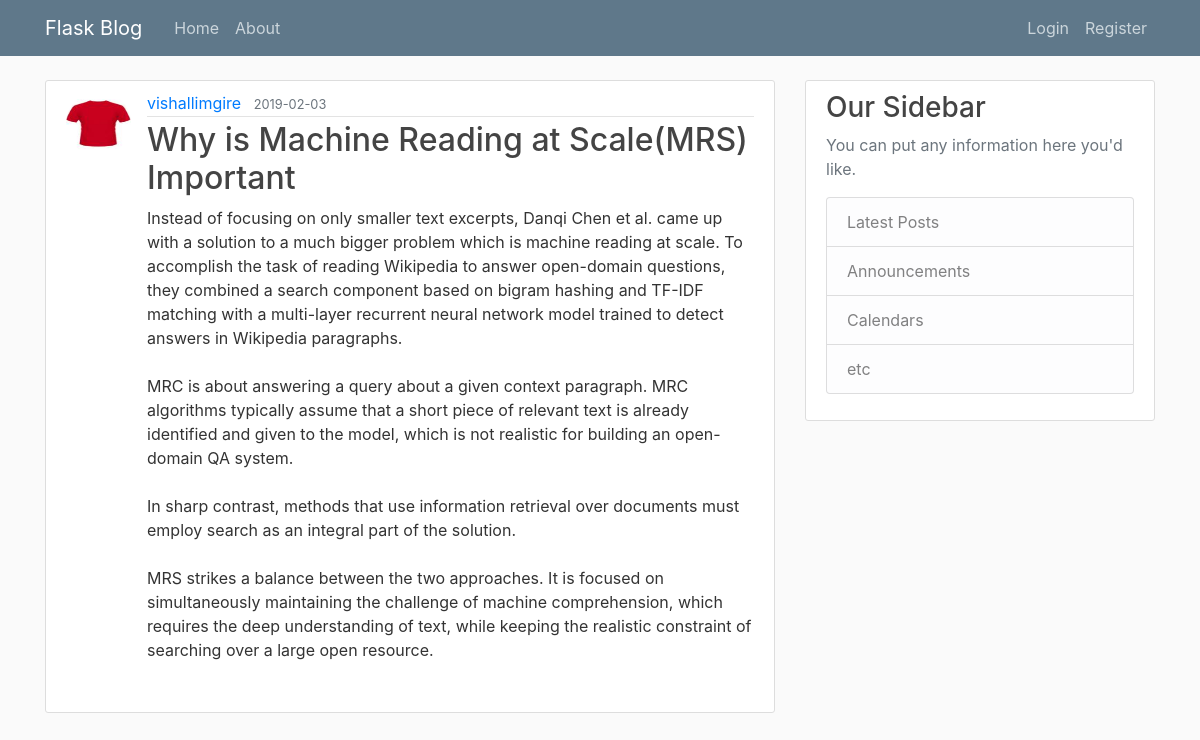
The app's page /post/19 with its own data.
### flaskblog/models.py (models this page shows, shortened)
class User(db.Model, UserMixin):
    id = db.Column(db.Integer, primary_key = True)
    username = db.Column(db.String(20), unique = True, nullable = False)
    email = db.Column(db.String(120), unique = True, nullable = False)
    image_file = db.Column(db.String(20), nullable = False, default = 'default.jpg')
    password = db.Column(db.String(60), nullable = False)
    posts = db.relationship('Post', backref = 'author', lazy = True)

class Post(db.Model):
    id = db.Column(db.Integer, primary_key = True)
    title = db.Column(db.String(100), nullable = False)
    date_posted = db.Column(db.DateTime, nullable = False, default = datetime.utcnow)
    content = db.Column(db.Text, nullable = False)
    user_id = db.Column(db.Integer, db.ForeignKey('user.id'), nullable = False)
    def __repr__(self):
        return f"Post('{self.title}', '{self.date_posted}')"

### flaskblog/posts/routes.py (the view)
@posts.route('/post/<int:post_id>')
def post(post_id):
    post = Post.query.get_or_404(post_id)
    print("Post", post)
    return render_template('post.html', title = post.title, post = post)

### flaskblog/templates/post.html (shortened to what this page needs)
{% extends "layout.html" %}
{% block content %}
<article class="media content-section">
  <img class="rounded-circle article-img" src="{{ url_for('static', filename = 'profile_pic/' + post.author.image_file) }}">
  <div class="media-body">
    <div class="article-metadata">
      <a class="mr-2" href="{{url_for('users.user_post', username = post.author.username)}}">{{ post.author.username }}</a>
      <small class="text-muted">{{ post.date_posted.strftime('%Y-%m-%d') }}</small>
    </div>
    <h2 class="article-title">{{ post.title }}</h2>
    <p class="article-content">{{ post.content }}</p>
  </div>
</article>
{% endblock content %}

### flaskblog/static/main.css (style rules this page uses)
body { background: #fafafa; color: #333333; margin-top: 5rem; }
h1, h2, h3, h4, h5, h6 { color: #444444; }
.content-section { background: #ffffff; padding: 10px 20px; border: 1px solid #dddddd; border-radius: 3px; margin-bottom: 20px; }
.article-title { color: #444444; }
.article-content { white-space: pre-line; }
.article-img { height: 65px; width: 65px; margin-right: 16px; }
.article-metadata { padding-bottom: 1px; margin-bottom: 4px; border-bottom: 1px solid #e3e3e3 }

### records on screen
User: image_file (picture), author.username "vishallimgire"
Post: date_posted "2019-02-03", title "Why is Machine Reading at Scale(MRS) Important", content "Instead of focusing on only smaller text excerpts, Danqi Chen et al. came up with a solution to a much bigger problem which is machine reading at scale. To accomplish the task of reading Wikipedia to answer open-domain questions, they combined a search component based on bigram hashing and TF-IDF matching with a multi-layer recurrent neural network model trained to detect answers in Wikipedia paragraphs. MRC is about answering a query about a given context paragraph. MRC algorithms typically assume that a short piece of relevant text is already identified and given to the model, which is not realistic for building an open-domain QA system. In sharp contrast, methods that use information…"
